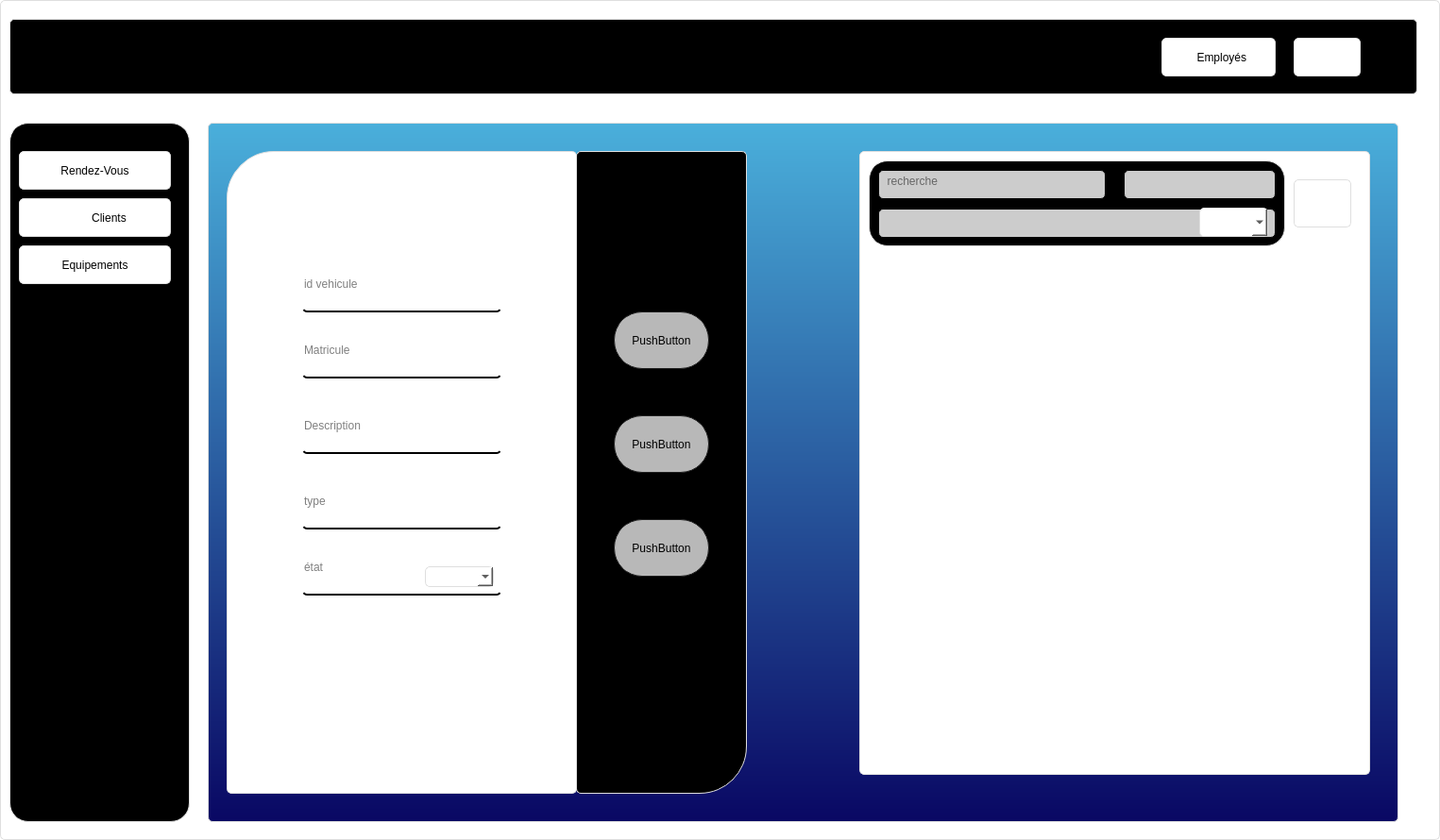
<?xml version="1.0" encoding="UTF-8"?>
<ui version="4.0">
 <class>vehicule</class>
 <widget class="QDialog" name="vehicule">
  <property name="geometry">
   <rect>
    <x>0</x>
    <y>0</y>
    <width>1525</width>
    <height>890</height>
   </rect>
  </property>
  <property name="windowTitle">
   <string>Dialog</string>
  </property>
  <property name="styleSheet">
   <string notr="true">QClient{
	background-color: #071e26;
}
QWidget {	
	border:1px solid #dfdfdf;
	border-radius: 5px;
	background-color: #ffffff;
}

QPushButton{
	
	border-raduis:5px
}
QPushButton:pressed {
	background-color: rgb(189, 189, 189);
}
#side_menu{
	border-radius: 20px;
	background-color:rgb(0, 0, 0);
}
#top_widget{

	background-color:rgb(0, 0, 0);
}
#form{
	
	
	background-color: rgb(255, 255, 255);
border-top-left-radius: 50px;
}

#widget_2 QLineEdit{
font: 11pt &quot;MS Shell Dlg 2&quot;;
background-color:rgba(0,0,0,0);
border:none;
border-bottom:2px solid rgb(0,0,0);
padding-bottom:7px

}
#widget_2{
	
	/* background-color: QLinearGradient( x1: 0, y1: 0, x2: 0, y2: 1, stop: 0 #ffa02f, stop: 1 #d7801a);*/
	/*background-color: QLinearGradient( x1: 0, y1: 0, x2: 0, y2: 1, stop: 0 #4d4d4d, stop: 0.1 #646464, stop: 1 #5d5d5d);*/
     background-color:QLinearGradient( x1: 0, y1: 0, x2: 0, y2: 1, stop: 0 #4aafdb, stop: 1 #090763);
}
#options{
background-color:rgb(0, 0, 0);
border-bottom-right-radius: 50px;

}
#widget_2 #recherche{
	
	background-color: rgb(204, 204, 204);
	border:1px solid rgb(0,0,0);
}
#widget_2 #ajouter{
 color:rgb(0, 0, 0);
    background-color: rgb(184, 184, 184);
    border-width: 1px;
    border-color: #1e1e1e;
    border-style: solid;
    border-radius: 30px;
    padding: 3px;
    font-size: 12px;
    padding-left: 5px;
    padding-right: 5px;
}


#widget_2 #modifier{
 color:rgb(0, 0, 0);
    background-color: rgb(184, 184, 184);
    border-width: 1px;
    border-color: #1e1e1e;
    border-style: solid;
    border-radius: 30px;
    padding: 3px;
    font-size: 12px;
    padding-left: 5px;
    padding-right: 5px;
}

#widget_2 #supprimer{
 color:rgb(0, 0, 0);
    background-color: rgb(184, 184, 184);
    border-width: 1px;
    border-color: #1e1e1e;
    border-style: solid;
    border-radius: 30px;
    padding: 3px;
    font-size: 12px;
    padding-left: 5px;
    padding-right: 5px;
}

#widget_2 #ajouter:pressed
{
    background-color: QLinearGradient( x1: 0, y1: 0, x2: 0, y2: 1, stop: 0 #2d2d2d, stop: 0.1 #2b2b2b, stop: 0.5 #292929, stop: 0.9 #282828, stop: 1 #252525);
}

#widget_2 #modifier:pressed
{
    background-color: QLinearGradient( x1: 0, y1: 0, x2: 0, y2: 1, stop: 0 #2d2d2d, stop: 0.1 #2b2b2b, stop: 0.5 #292929, stop: 0.9 #282828, stop: 1 #252525);
}

#widget_2 #supprimer:pressed
{
    background-color: QLinearGradient( x1: 0, y1: 0, x2: 0, y2: 1, stop: 0 #2d2d2d, stop: 0.1 #2b2b2b, stop: 0.5 #292929, stop: 0.9 #282828, stop: 1 #252525);
}
#pdf_3{
	
	background-color: #071e26;
border:0px ;
}
#side_menu #stat_3{
	
	background-color: #071e26;
border:0px ;
}
#widget_2 #widget{
border-radius: 20px;
	background-color:rgb(0, 0, 0);
}
#widget QLineEdit {
background-color: rgb(204, 204, 204);
	border:1px solid rgb(0,0,0);
}

</string>
  </property>
  <widget class="QWidget" name="top_widget" native="true">
   <property name="geometry">
    <rect>
     <x>10</x>
     <y>20</y>
     <width>1491</width>
     <height>80</height>
    </rect>
   </property>
   <widget class="QPushButton" name="pushButton_6">
    <property name="geometry">
     <rect>
      <x>1360</x>
      <y>20</y>
      <width>71</width>
      <height>41</height>
     </rect>
    </property>
    <property name="text">
     <string/>
    </property>
    <property name="icon">
     <iconset resource="style.qrc">
      <normaloff>:/new/prefix1/icons/vehi.png</normaloff>:/new/prefix1/icons/vehi.png</iconset>
    </property>
    <property name="iconSize">
     <size>
      <width>45</width>
      <height>45</height>
     </size>
    </property>
    <property name="checkable">
     <bool>true</bool>
    </property>
    <property name="autoExclusive">
     <bool>true</bool>
    </property>
   </widget>
   <widget class="QPushButton" name="pushButton_12">
    <property name="geometry">
     <rect>
      <x>1220</x>
      <y>20</y>
      <width>121</width>
      <height>41</height>
     </rect>
    </property>
    <property name="text">
     <string>  Employés</string>
    </property>
    <property name="icon">
     <iconset resource="style.qrc">
      <normaloff>:/new/prefix1/icons/emp.png</normaloff>:/new/prefix1/icons/emp.png</iconset>
    </property>
    <property name="iconSize">
     <size>
      <width>45</width>
      <height>45</height>
     </size>
    </property>
    <property name="checkable">
     <bool>true</bool>
    </property>
    <property name="autoExclusive">
     <bool>true</bool>
    </property>
   </widget>
  </widget>
  <widget class="QWidget" name="widget_2" native="true">
   <property name="geometry">
    <rect>
     <x>220</x>
     <y>130</y>
     <width>1261</width>
     <height>741</height>
    </rect>
   </property>
   <widget class="QLabel" name="options">
    <property name="geometry">
     <rect>
      <x>390</x>
      <y>30</y>
      <width>181</width>
      <height>681</height>
     </rect>
    </property>
    <property name="text">
     <string/>
    </property>
   </widget>
   <widget class="QTableView" name="tableView">
    <property name="geometry">
     <rect>
      <x>690</x>
      <y>30</y>
      <width>541</width>
      <height>661</height>
     </rect>
    </property>
    <property name="styleSheet">
     <string notr="true">border-raduis:5px;</string>
    </property>
   </widget>
   <widget class="QPushButton" name="pushButton_2">
    <property name="geometry">
     <rect>
      <x>1150</x>
      <y>60</y>
      <width>61</width>
      <height>51</height>
     </rect>
    </property>
    <property name="text">
     <string/>
    </property>
    <property name="icon">
     <iconset resource="style.qrc">
      <normaloff>:/new/prefix1/rech.png</normaloff>:/new/prefix1/rech.png</iconset>
    </property>
    <property name="iconSize">
     <size>
      <width>50</width>
      <height>50</height>
     </size>
    </property>
   </widget>
   <widget class="QPushButton" name="ajouter">
    <property name="geometry">
     <rect>
      <x>430</x>
      <y>200</y>
      <width>101</width>
      <height>61</height>
     </rect>
    </property>
    <property name="text">
     <string>PushButton</string>
    </property>
   </widget>
   <widget class="QPushButton" name="supprimer">
    <property name="geometry">
     <rect>
      <x>430</x>
      <y>310</y>
      <width>101</width>
      <height>61</height>
     </rect>
    </property>
    <property name="text">
     <string>PushButton</string>
    </property>
   </widget>
   <widget class="QPushButton" name="modifier">
    <property name="geometry">
     <rect>
      <x>430</x>
      <y>420</y>
      <width>101</width>
      <height>61</height>
     </rect>
    </property>
    <property name="text">
     <string>PushButton</string>
    </property>
   </widget>
   <widget class="QLabel" name="form">
    <property name="geometry">
     <rect>
      <x>20</x>
      <y>30</y>
      <width>371</width>
      <height>681</height>
     </rect>
    </property>
    <property name="styleSheet">
     <string notr="true"/>
    </property>
    <property name="text">
     <string/>
    </property>
   </widget>
   <widget class="QLineEdit" name="lineEdit">
    <property name="geometry">
     <rect>
      <x>100</x>
      <y>150</y>
      <width>211</width>
      <height>51</height>
     </rect>
    </property>
    <property name="styleSheet">
     <string notr="true"/>
    </property>
    <property name="placeholderText">
     <string>id vehicule </string>
    </property>
   </widget>
   <widget class="QLineEdit" name="lineEdit_2">
    <property name="geometry">
     <rect>
      <x>100</x>
      <y>300</y>
      <width>211</width>
      <height>51</height>
     </rect>
    </property>
    <property name="text">
     <string/>
    </property>
    <property name="placeholderText">
     <string>Description</string>
    </property>
   </widget>
   <widget class="QLineEdit" name="lineEdit_4">
    <property name="geometry">
     <rect>
      <x>100</x>
      <y>380</y>
      <width>211</width>
      <height>51</height>
     </rect>
    </property>
    <property name="text">
     <string/>
    </property>
    <property name="placeholderText">
     <string>type</string>
    </property>
   </widget>
   <widget class="QLineEdit" name="lineEdit_5">
    <property name="geometry">
     <rect>
      <x>100</x>
      <y>450</y>
      <width>211</width>
      <height>51</height>
     </rect>
    </property>
    <property name="text">
     <string/>
    </property>
    <property name="placeholderText">
     <string>état</string>
    </property>
   </widget>
   <widget class="QComboBox" name="comboBox">
    <property name="geometry">
     <rect>
      <x>230</x>
      <y>470</y>
      <width>73</width>
      <height>22</height>
     </rect>
    </property>
   </widget>
   <widget class="QWidget" name="widget" native="true">
    <property name="geometry">
     <rect>
      <x>700</x>
      <y>40</y>
      <width>441</width>
      <height>91</height>
     </rect>
    </property>
    <widget class="QLineEdit" name="recherche">
     <property name="geometry">
      <rect>
       <x>10</x>
       <y>10</y>
       <width>241</width>
       <height>31</height>
      </rect>
     </property>
     <property name="placeholderText">
      <string>  recherche</string>
     </property>
    </widget>
    <widget class="QLineEdit" name="lineEdit_3">
     <property name="geometry">
      <rect>
       <x>10</x>
       <y>51</y>
       <width>421</width>
       <height>31</height>
      </rect>
     </property>
    </widget>
    <widget class="QLineEdit" name="lineEdit_6">
     <property name="geometry">
      <rect>
       <x>270</x>
       <y>10</y>
       <width>161</width>
       <height>31</height>
      </rect>
     </property>
    </widget>
    <widget class="QComboBox" name="comboBox_2">
     <property name="geometry">
      <rect>
       <x>350</x>
       <y>50</y>
       <width>73</width>
       <height>31</height>
      </rect>
     </property>
    </widget>
   </widget>
   <widget class="QLineEdit" name="lineEdit_7">
    <property name="geometry">
     <rect>
      <x>100</x>
      <y>220</y>
      <width>211</width>
      <height>51</height>
     </rect>
    </property>
    <property name="text">
     <string/>
    </property>
    <property name="placeholderText">
     <string>Matricule</string>
    </property>
   </widget>
  </widget>
  <widget class="QWidget" name="side_menu" native="true">
   <property name="geometry">
    <rect>
     <x>10</x>
     <y>130</y>
     <width>191</width>
     <height>741</height>
    </rect>
   </property>
   <widget class="QPushButton" name="pushButton_7">
    <property name="geometry">
     <rect>
      <x>10</x>
      <y>30</y>
      <width>161</width>
      <height>41</height>
     </rect>
    </property>
    <property name="text">
     <string>Rendez-Vous</string>
    </property>
    <property name="icon">
     <iconset resource="style.qrc">
      <normaloff>:/new/prefix1/icons/rend.png</normaloff>:/new/prefix1/icons/rend.png</iconset>
    </property>
    <property name="iconSize">
     <size>
      <width>50</width>
      <height>50</height>
     </size>
    </property>
    <property name="checkable">
     <bool>true</bool>
    </property>
    <property name="autoExclusive">
     <bool>true</bool>
    </property>
   </widget>
   <widget class="QPushButton" name="pushButton_8">
    <property name="geometry">
     <rect>
      <x>10</x>
      <y>130</y>
      <width>161</width>
      <height>41</height>
     </rect>
    </property>
    <property name="text">
     <string>Equipements</string>
    </property>
    <property name="icon">
     <iconset resource="style.qrc">
      <normaloff>:/new/prefix1/icons/equi.png</normaloff>:/new/prefix1/icons/equi.png</iconset>
    </property>
    <property name="iconSize">
     <size>
      <width>50</width>
      <height>50</height>
     </size>
    </property>
    <property name="checkable">
     <bool>true</bool>
    </property>
    <property name="autoExclusive">
     <bool>true</bool>
    </property>
   </widget>
   <widget class="QPushButton" name="pushButton_11">
    <property name="geometry">
     <rect>
      <x>20</x>
      <y>780</y>
      <width>61</width>
      <height>41</height>
     </rect>
    </property>
    <property name="text">
     <string/>
    </property>
    <property name="icon">
     <iconset>
      <normaloff>../app/x.png</normaloff>../app/x.png</iconset>
    </property>
    <property name="iconSize">
     <size>
      <width>30</width>
      <height>30</height>
     </size>
    </property>
   </widget>
   <widget class="QPushButton" name="pushButton_5">
    <property name="geometry">
     <rect>
      <x>10</x>
      <y>80</y>
      <width>161</width>
      <height>41</height>
     </rect>
    </property>
    <property name="text">
     <string>         Clients</string>
    </property>
    <property name="icon">
     <iconset resource="style.qrc">
      <normaloff>:/new/prefix1/icons/cli.png</normaloff>:/new/prefix1/icons/cli.png</iconset>
    </property>
    <property name="iconSize">
     <size>
      <width>50</width>
      <height>50</height>
     </size>
    </property>
   </widget>
  </widget>
 </widget>
 <resources>
  <include location="style.qrc"/>
 </resources>
 <connections/>
</ui>
